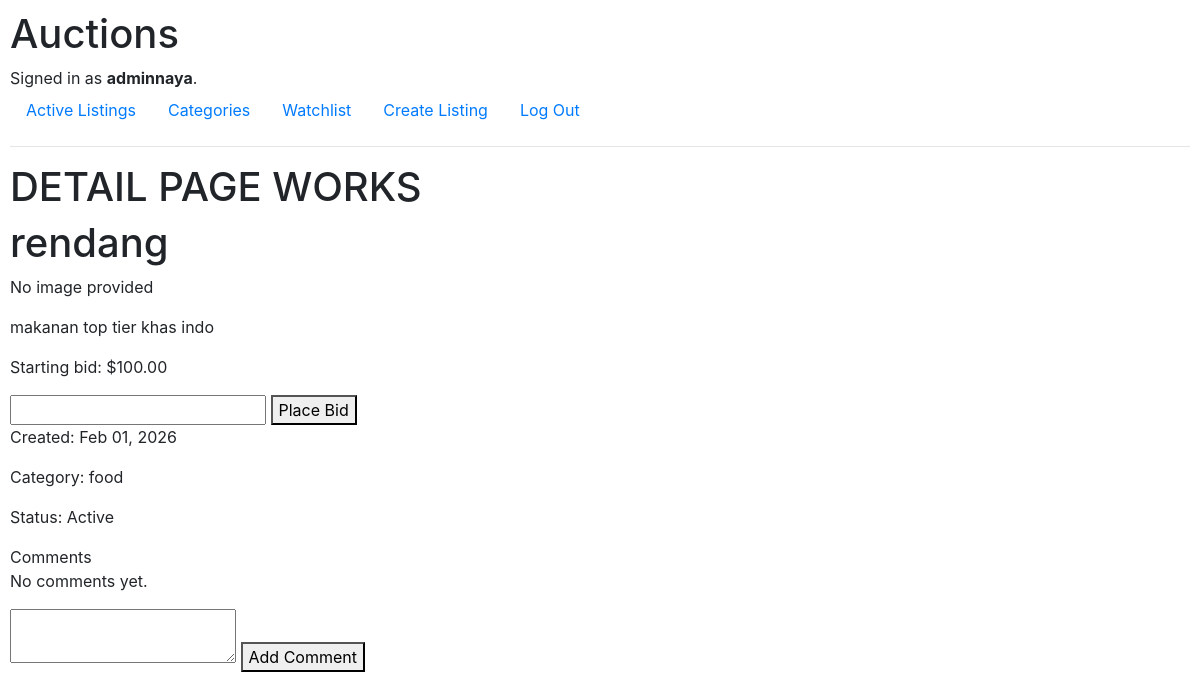
Screenshot of /listings/6/ (signed in) with the database file from the repository.
### auctions/models.py (models this page shows, shortened)
class User(AbstractUser):
    pass

class AuctionList(models.Model):
    owner = models.ForeignKey(
        User, on_delete = models.CASCADE, related_name="listings"
    )
    title = models.CharField(max_length=120)
    description = models.TextField()
    starting_bid = models.DecimalField(
        max_digits=10, decimal_places=2
    )
    image = models.ImageField(    # or URL field
       upload_to ="images/", blank = True, null = True
    )
    category = models.ForeignKey(
        Category, on_delete=models.SET_NULL, related_name="listings",  blank = True, null = True
    )
    date_posted = models.DateTimeField(auto_now_add=True)
    is_active = models.BooleanField(default=True)
    winner = models.ForeignKey(
        User, on_delete = models.SET_NULL,  blank = True, null = True, related_name ="won_auction"
    )
    watchlist = models.ManyToManyField(
        User, blank = True, related_name = "watchlist"
    )

class Category(models.Model):
    name = models.CharField(
        max_length=64, unique=True
    )

### auctions/views.py (the view, shortened to what this page needs)
# urls.py: path("listings/<int:listing_id>/", views.listing_detail, name="listing_detail"),
def listing_detail(request, listing_id):
    listing = AuctionList.objects.get(id=listing_id)
    bids = listing.bids.order_by("-amount")
    comments = listing.comments.order_by("-timestamp")
    highest_bid = bids.first()
    if highest_bid:
        current_price = highest_bid.amount
    else:
        current_price = listing.starting_bid
    is_owner = False
    is_watching = False
    is_winner = False
    if request.user.is_authenticated:
        is_owner = request.user == listing.owner
        is_watching = listing.watchlist.filter(id=request.user.id).exists()
        is_winner = (
            not listing.is_active
            and listing.winner == request.user
        )
    error_message = None
    return render(request, "auctions/listing_detail.html", {
        "listing": listing,
        "current_price": current_price,
        "bids": bids,
        "comments": comments,
        "is_owner": is_owner,
        "is_watching": is_watching,
        "is_winner": is_winner,
        "error": error_message,
    })

### auctions/templates/auctions/listing_detail.html (shortened to what this page needs)
{% extends "auctions/layout.html" %}
{% block body %}
<h1>DETAIL PAGE WORKS</h1>
<h1>{{ listing.title }}</h1>
{% if listing.image %}
  <img src="{{ listing.image.url }}" width="300">
{% else %}
    <p>No image provided</p>
{% endif %}
<p>{{ listing.description }}</p>
<p>Starting bid: ${{ listing.starting_bid }}</p>
{% if user.is_authenticated and listing.is_active and user != listing.owner %}
  <form method="post">
    <input type="number" step="0.01" name="bid" required>
    <button type="submit">Place Bid</button>
  </form>
{% endif %}
<p>Created: {{ listing.date_posted|date:"M d, Y" }}</p>
{% if listing.category %}
  <p>Category: {{ listing.category.name }}</p>
{% endif %}
<p>Status: {{ listing.is_active|yesno:"Active,Closed" }}</p
<h3>Comments</h3>
{% for comment in listing.comments.all %}
  <p>
    <strong>{{ comment.user.username }}</strong><br>
    {{ comment.text }}<br>
    <small>{{ comment.created_at|date:"M d, Y H:i" }}</small>
  </p>
{% empty %}
  <p>No comments yet.</p>
{% endfor %}
{% if user.is_authenticated %}
  <form method="post">
    <textarea name="comment" required></textarea>
    <button type="submit">Add Comment</button>
  </form>
{% endif %}
{% endblock %}

### auctions/templates/auctions/layout.html (shortened to what this page needs)
{% load static %}
<!DOCTYPE html>
<html lang="en">
    <head>
        <link rel="stylesheet" href="https://stackpath.bootstrapcdn.com/bootstrap/4.4.1/css/bootstrap.min.css">
        <link href="{% static 'auctions/styles.css' %}" rel="stylesheet">
    </head>
    <body>
        <h1>Auctions</h1>
        <div>
            {% if user.is_authenticated %}
                Signed in as <strong>{{ user.username }}</strong>.
            {% else %}
                Not signed in.
            {% endif %}
        </div>
        <ul class="nav">
            <li class="nav-item">
                <a class="nav-link" href="{% url 'index' %}">Active Listings</a>
            </li>
            <li class="nav-item">
                <a class="nav-link" href="{% url 'index' %}">Categories</a>
            </li>
            <li class="nav-item">
                <a class="nav-link" href="{% url 'index' %}">Watchlist</a>
            </li>
            <li class="nav-item">
                <a class="nav-link" href="{% url 'create_listing' %}">Create Listing</a>
            </li>
            {% if user.is_authenticated %}
                <li class="nav-item">
                    <a class="nav-link" href="{% url 'logout' %}">Log Out</a>
                </li>
            {% endif %}
        </ul>
        <hr>
        {% block body %}
        {% endblock %}
    </body>
</html>

### auctions/static/auctions/styles.css (style rules this page uses)
body { padding: 10px; }

### rows the page displays
User: username "adminnaya"
AuctionList: title "rendang", description "makanan top tier khas indo", starting_bid "100.00", date_posted "Feb 01, 2026", category.name "food", is_active "Active"
